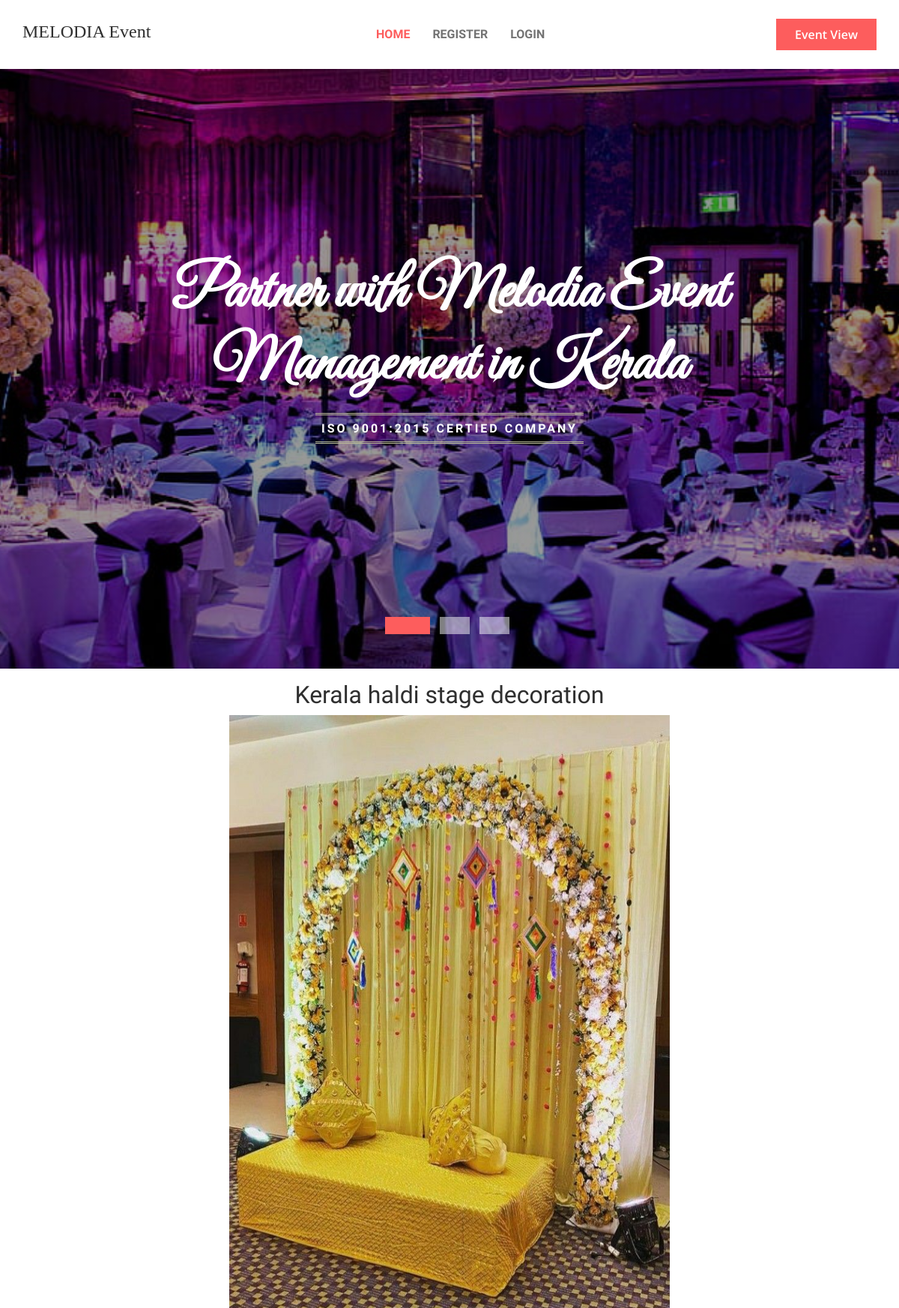
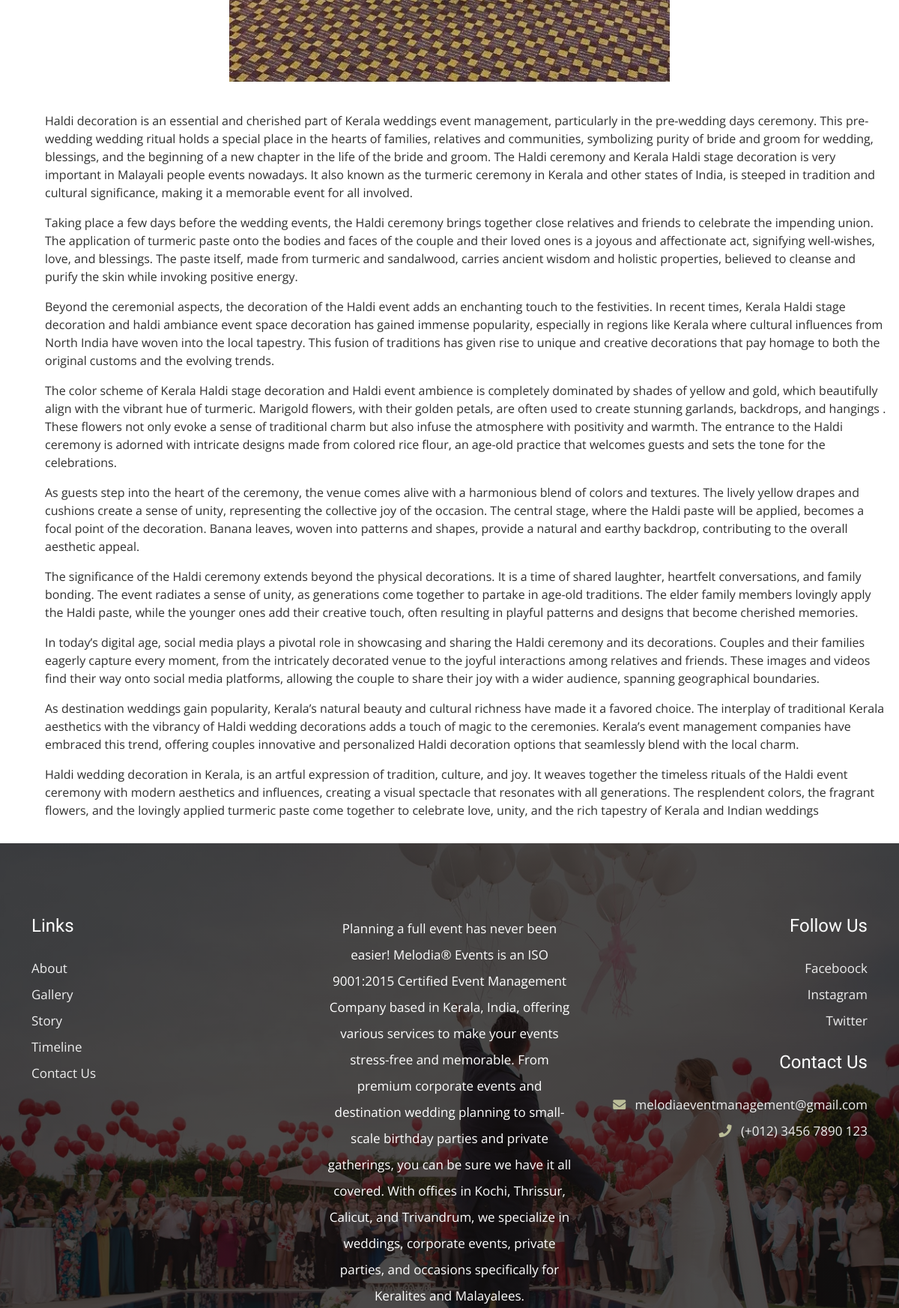
Page /storydetail/1 (upper part) on the committed database (2 pictures, top to bottom).
### event_bloom/models.py (models this page shows, shortened)
class Story(models.Model):
    image=models.ImageField(upload_to='media/image',blank=True,null=True)
    name=models.CharField(max_length=50)
    outline =  models.TextField()
    desc = models.TextField()

### event_bloom/views.py (the view)
# urls.py: path('storydetail/<int:id>',views.storydetail,name='storydetail'),
def storydetail(request,id):
    s=Story.objects.get(id=id)
    return render(request,'storydetail.html',{'s':s})

### template/storydetail.html
{% extends 'base.html' %}
{% load static %}
{% block content %}
<div class="container-fluid">
  <div class="row mt-3 mb-3">
    <div class="col-12">
      <center>
        <h2>{{s.name}}</h2>
        <img src="{{s.image.url}}" height="900px" width="50%">
      </center>
    </div>
    <div class="col-12">
      <br>
      <div class="text-dark ms-5">
        <p class="text-dark" style="width:60%; margin-left:300px; text-decoration:justify;">{{s.desc|linebreaks}}</p>
      </div>
    </div>
  </div>
</div>
{% endblock %}

### rows in the picture
Story: name "Kerala haldi stage decoration", image (picture), desc "Haldi decoration is an essential and cherished part of Kerala weddings event management, particularly in the pre-wedding days ceremony. This pre-wedding wedding ritual holds a special place in the hearts of families, relatives and communities, symbolizing purity of bride and groom for wedding, blessings, and the beginning of a new chapter in the life of the bride and groom. The Haldi ceremony and Kerala Haldi stage decoration is very important in Malayali people events nowadays. It also known as the turmeric ceremony in Kerala and other states of India, is steeped in tradition and cultural significance, making it a memorable event for all involved. Taking place a few days before the wedding…"
